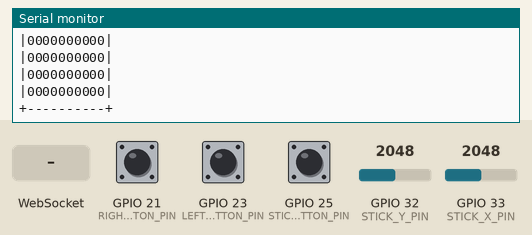
The sketch below on a simulated ESP32. Shown: the last lines printed to the serial monitor. Inputs (shaded band) come from the test bench; at power-on: GPIO 32 (STICK_Y_PIN) = 2048, GPIO 33 (STICK_X_PIN) = 2048, GPIO 25 (STICK_BUTTON_PIN) HIGH, GPIO 21 (RIGHT_BUTTON_PIN) HIGH, GPIO 23 (LEFT_BUTTON_PIN) HIGH. WiFi joins after 1.5 s; servers stay silent unless stated; random numbers use the default seed unless the sketch sets one.

Above: at 2.8 s.
2.9 s: GPIO 32 (STICK_Y_PIN) set to 2866
4.8 s: GPIO 33 (STICK_X_PIN) set to 2866
6.6 s: GPIO 25 (STICK_BUTTON_PIN) pulled LOW for 0.15 s
8.2 s: WebSocket text "1" received
At 8.34 s:
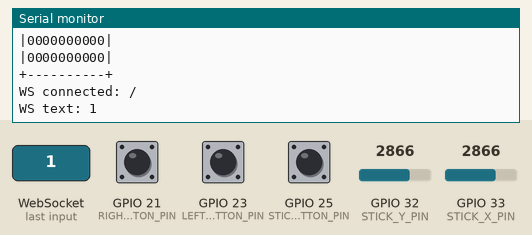
9.7 s: GPIO 32 (STICK_Y_PIN) set to 2047
At 9.81 s:
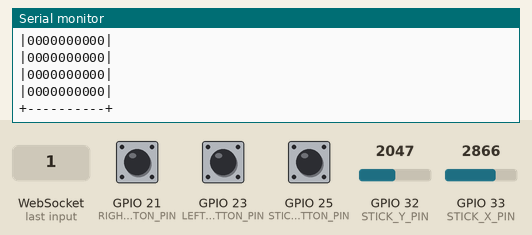
11.6 s: GPIO 33 (STICK_X_PIN) set to 1228
At 14.06 s:
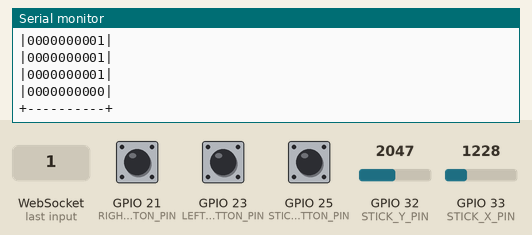
Timing chart, 0 to 14.3 s (numbered marks = the images above; inputs shaded):
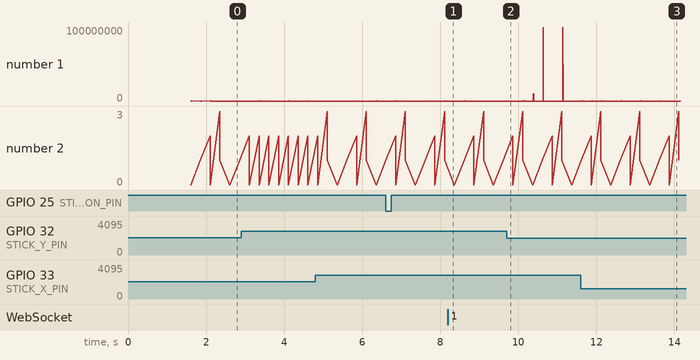

The sketch:

main.ino
```cpp
#include "Control.h"
#include "Game.h"
#include "ServerConnector.h"
#include "types.h"

// Pin assignments: adjust as needed
const int LEFT_BUTTON_PIN = 23;   // Left button
const int RIGHT_BUTTON_PIN = 21;  // Right button
const int STICK_BUTTON_PIN = 25;  // Stick click down

const int STICK_X_PIN = 33;  // L/R = x
const int STICK_Y_PIN = 32;  // U/D = y

// Wi-Fi credentials (set these!)
const char* WIFI_SSID = "MSI 6387";
const char* WIFI_PASSWORD = "53y17C0!";

// WebSocket server settings (match Webserver/server.js)
// Example: ws://192.168.1.100:8080/?code=12345
const char* WS_HOST = "192.168.137.1";  // replace with your PC/server LAN IP
const uint16_t WS_PORT = 8080;
const char* ROOM_CODE = "12345";  // set your room code
const char* wsPath = "/?code=12345";

static void webSocketEvent(WStype_t type, uint8_t* payload, size_t length);

ServerConnector serverConnector(
  WIFI_SSID, WIFI_PASSWORD,
  WS_HOST, WS_PORT, wsPath,
  webSocketEvent);

Controller controller(
  LEFT_BUTTON_PIN,
  RIGHT_BUTTON_PIN,
  STICK_BUTTON_PIN,
  STICK_X_PIN,
  STICK_Y_PIN,
  4095.0f,
  0.15f);

static Game game;

static void webSocketEvent(WStype_t type, uint8_t* payload, size_t length) {
  switch (type) {
    case WStype_CONNECTED:
      Serial.printf("WS connected: %s\n", (const char*)payload);
      break;
    case WStype_TEXT:
      Serial.printf("WS text: %s\n", (const char*)payload);
      // TODO: parse incoming text to control game if desired
      break;
    case WStype_BIN:
      Serial.printf("WS binary: %s\n", (const char*)payload);
      // TODO: parse incoming binary to control game if desired
      break;
    case WStype_DISCONNECTED:
      Serial.println("WS disconnected");
      break;
    default:
      break;
  }
}

void setup() {
  // Initialize serial for debugging/monitoring
  Serial.begin(115200);
  while (!Serial) {
    ;  // Wait for serial port to connect (useful on native USB boards)
  }

  // Build path with required room code and begin WebSocket (ws://)
  serverConnector.init();

  controller.begin();
  game.init();
}

void loop() {
  static unsigned long lastGameUpdate = 0;
  static byte out[GRID_HEIGHT][GRID_WIDTH/2];

  // Keep WebSocket alive
  serverConnector.loop();
  controller.update();

  // Only update game every 250ms
  unsigned long now = millis();
  if (now - lastGameUpdate >= 250) {

    game.Tick(controller);
    game.printGrid();

    // Get current grid and send it
    game.getCompressedGrid(out);

    // Compressed grid packs two cells per byte → GRID_WIDTH/2 bytes per row
    const size_t gridBytes = GRID_HEIGHT * (GRID_WIDTH / 2);
    serverConnector.sendPacket(GAME_STATE_UPDATE, (const uint8_t*)out, gridBytes);

    if (game.scoreChanged) {
      int score = game.getScore();
      uint8_t value = (uint8_t)constrain(score, 0, 255);
      serverConnector.sendPacket(GAME_SCORE_UPDATE, &value, 1);
    }

    if (game.bufferChanged) {
      int buffer = game.getBuffer();
      uint8_t value = (uint8_t)constrain(buffer, 0, 255);
      serverConnector.sendPacket(GAME_BUFFER_UPDATE, &value, 1);
    }

    lastGameUpdate = now;
  }
}
```

Control.cpp
```cpp
#include "Control.h"

Controller::Controller(int leftButtonPin, int rightButtonPin, int stickButtonPin, int stickXPin, int stickYPin, float stickMaxValue, float percentThreshold)
  : leftButtonPin(leftButtonPin),
    rightButtonPin(rightButtonPin),
    stickButtonPin(stickButtonPin),
    stickXPin(stickXPin),
    stickYPin(stickYPin),
    stickMaxValue(stickMaxValue),
    percentThreshold(percentThreshold),
    stickCenterX(0),
    stickCenterY(0),
    leftPressed(false),
    rightPressed(false),
    stickPressed(false),
    lastLeftPressMs(0),
    lastRightPressMs(0),
    lastStickPressMs(0),
    stickX(0),
    stickY(0),
    direction(CENTER) {}

void Controller::begin() {
  pinMode(leftButtonPin, INPUT_PULLUP);
  pinMode(rightButtonPin, INPUT_PULLUP);
  pinMode(stickButtonPin, INPUT_PULLUP);

  delay(100);
  stickCenterX = analogRead(stickXPin);
  stickCenterY = analogRead(stickYPin);
}

void Controller::update() {

  // Read raw button states (active LOW for stick, active HIGH for left/right per original code)
  bool rawLeft = (digitalRead(leftButtonPin) == HIGH);
  bool rawRight = (digitalRead(rightButtonPin) == HIGH);
  bool rawStick = (digitalRead(stickButtonPin) == LOW);

  unsigned long now = millis();

  // Left button cooldown
  if (rawLeft && (now - lastLeftPressMs >= debounceMs)) {
    leftPressed = true;
    lastLeftPressMs = now;
  }

  // Right button cooldown
  if (rawRight && (now - lastRightPressMs >= debounceMs)) {
    rightPressed = true;
    lastRightPressMs = now;
  }

  // Stick button cooldown
  if (rawStick && (now - lastStickPressMs >= debounceMs)) {
    stickPressed = true;
    lastStickPressMs = now;
  }

  stickX = analogRead(stickXPin);
  stickY = analogRead(stickYPin);
  direction = decodeStickDirection(stickX, stickY);
}


bool Controller::isLeftPressed() {
  if (leftPressed) {
    leftPressed = false;
    return true;
  }
  return false;
}

bool Controller::isRightPressed() {
  if (rightPressed) {
    rightPressed = false;
    return true;
  }
  return false;
}

bool Controller::isStickPressed() {
  if (stickPressed) {
    stickPressed = false;
    return true;
  }
  return false;
}

inline StickDirection Controller::decodeStickDirection(int x, int y) const {
  int left_threshold = stickCenterX + (stickMaxValue - stickCenterX) * percentThreshold;
  int right_threshold = stickCenterX - (stickCenterX * percentThreshold);
  int up_threshold = stickCenterY - (stickCenterY * percentThreshold);
  int down_threshold = stickCenterY + (stickMaxValue - stickCenterY) * percentThreshold;

  bool left = x > left_threshold;
  bool right = x < right_threshold;
  bool up = y < up_threshold;
  bool down = y > down_threshold;

  if (up) {
    if (left) return UP_LEFT;
    if (right) return UP_RIGHT;
    return UP;
  }
  if (down) {
    if (left) return DOWN_LEFT;
    if (right) return DOWN_RIGHT;
    return DOWN;
  }
  if (left) return LEFT;
  if (right) return RIGHT;
  return CENTER;
}
```

Control.h
```cpp
#ifndef CONTROL_H
#define CONTROL_H

#include <Arduino.h>
#include "types.h"


class Controller {
public:
  Controller(int leftButtonPin, int rightButtonPin, int stickButtonPin, int stickXPin, int stickYPin, float stickMaxValue = 4095.0f, float percentThreshold = 0.15f);

  void begin();
  void update();
  bool isLeftPressed();
  bool isRightPressed();
  bool isStickPressed();
  int getStickX() const { return stickX; }
  int getStickY() const { return stickY; }
  StickDirection getDirection() const { return direction; }

private:
  StickDirection decodeStickDirection(int x, int y) const;

  const int leftButtonPin;
  const int rightButtonPin;
  const int stickButtonPin;
  const int stickXPin;
  const int stickYPin;

  const float stickMaxValue;
  const float percentThreshold;

  int stickCenterX;
  int stickCenterY;

  bool leftPressed;
  bool rightPressed;
  bool stickPressed;
  unsigned long lastLeftPressMs;
  unsigned long lastRightPressMs;
  unsigned long lastStickPressMs;
  const unsigned long debounceMs = 500; // cooldown per button press
  int stickX;
  int stickY;
  StickDirection direction;
};

#endif // CONTROL_H
```

Game.cpp
```cpp
#include "Game.h"
#include "shapes.h"
#include "Control.h"

bool Game::checkCollision(int shape, int rotation, int x, int y) {
  for (int i = 0; i < 4; i++) {
    for (int j = 0; j < 4; j++) {
      if (!tetrominoes[shape][rotation][i][j]) {
        continue;
      }

      int gridX = x + j;
      int gridY = y + i;

      if (gridX < 0 || gridX >= GRID_WIDTH || gridY < 0 || gridY >= GRID_HEIGHT) {
        return true;
      }
      if (grid[gridY][gridX]) {
        return true;
      }
    }
  }

  return false;
}

void Game::init() {
  this->reset();
  this->gameOver = false;
}

void Game::reset() {
  for (int i = 0; i < GRID_HEIGHT; i++) {
    for (int j = 0; j < GRID_WIDTH; j++) {
      grid[i][j] = 0;
    }
  }

  currentTetromino = random(0, 7);
  currentRotation = 0;
  currentX = 3;
  currentY = 0;

  updateScore(0);

  buffer = 255;
  bufferChanged = true;
  gameOver = false;
}

void Game::moveDown() {
  if (!checkCollision(currentTetromino, currentRotation, currentX, currentY + 1)) {
    currentY++;
    return;
  }

  for (int i = 0; i < 4; i++) {
    for (int j = 0; j < 4; j++) {
      if (tetrominoes[currentTetromino][currentRotation][i][j]) {
        int gridX = currentX + j;
        int gridY = currentY + i;
        grid[gridY][gridX] = currentTetromino + 1;
      }
    }
  }

  currentX = 3;
  currentY = 0;
  currentTetromino = random(0, 7);
  currentRotation = 0;

  if(checkCollision(currentTetromino, currentRotation, currentX, currentY)) {
    this->gameOver = true;
  }
}

void Game::moveLeft() {
  if (!checkCollision(currentTetromino, currentRotation, currentX - 1, currentY)) {
    currentX--;
  }
}

void Game::moveRight() {
  if (!checkCollision(currentTetromino, currentRotation, currentX + 1, currentY)) {
    currentX++;
  }
}

bool Game::tryApplyRotation(int targetRotation) {
  if (!checkCollision(currentTetromino, targetRotation, currentX, currentY)) {
    currentRotation = targetRotation;
    return true;
  }

  int kicks[4] = { -1, 1, -2, 2 };
  for (int k = 0; k < 4; k++) {
    int dx = kicks[k];
    if (!checkCollision(currentTetromino, targetRotation, currentX + dx, currentY)) {
      currentX += dx;
      currentRotation = targetRotation;
      return true;
    }
  }
  return false;
}

void Game::rotateLeft() {
  int target = currentRotation - 1;
  if (target < 0) {
    target = 3;
  }
  tryApplyRotation(target);
}

void Game::rotateRight() {
  int target = currentRotation + 1;
  if (target > 3) {
    target = 0;
  }
  tryApplyRotation(target);
}

void Game::checkLines() {
  int linesCleared = 0;
  for (int i = 0; i < GRID_HEIGHT; i++) {
    bool full = true;
    for (int j = 0; j < GRID_WIDTH; j++) {
      if (grid[i][j] == 0) {
        full = false;
        break;
      }
    }

    if (full) {
      for (int r = i; r >= 0; r--) {
        for (int c = 0; c < GRID_WIDTH; c++) {
          grid[r][c] = (r == 0) ? 0 : grid[r - 1][c];
        }
      }
      linesCleared++;
    }
  }
  if(linesCleared){
    this->updateScore(this->score + linesCleared);
  }
}

void Game::printGrid() {

  // Header block with score and buffered tetromino preview
  Serial.print('+');
  for (int j = 0; j < GRID_WIDTH; j++) Serial.print('-');
  Serial.println('+');

  // Line with score and buffer label
  Serial.print('|');
  String header = String("Score: ") + String(this->score) + String("  Buf:");
  for (int j = 0; j < GRID_WIDTH; j++) {
    if (j < header.length()) {
      Serial.print(header[j]);
    } else {
      Serial.print(' ');
    }
  }
  Serial.println('|');

  // 4x4 preview for buffered tetromino at rotation 0
  for (int i = 0; i < 4; i++) {
    Serial.print('|');
    for (int j = 0; j < GRID_WIDTH; j++) {
      char ch = ' ';
      if (j < 4) {
        if (this->buffer != -1 && tetrominoes[this->buffer][0][i][j]) {
          ch = '#';
        }
      }
      Serial.print(ch);
    }
    Serial.println('|');
  }

  Serial.print('+');
  for (int j = 0; j < GRID_WIDTH; j++) Serial.print('-');
  Serial.println('+');

  // Actual grid below the header block
  byte tempGrid[GRID_HEIGHT][GRID_WIDTH];
  this->getGrid(tempGrid);

  Serial.print('+');
  for (int j = 0; j < GRID_WIDTH; j++) Serial.print('-');
  Serial.println('+');
  for (int i = 0; i < GRID_HEIGHT; i++) {
    Serial.print('|');
    for (int j = 0; j < GRID_WIDTH; j++) Serial.print(tempGrid[i][j]);
    Serial.println('|');
  }
  Serial.print('+');
  for (int j = 0; j < GRID_WIDTH; j++) Serial.print('-');
  Serial.println('+');
  Serial.println();
}

void Game::getGrid(byte outGrid[GRID_HEIGHT][GRID_WIDTH]) const {
  for (int i = 0; i < GRID_HEIGHT; i++) {
    for (int j = 0; j < GRID_WIDTH; j++) {
      outGrid[i][j] = grid[i][j];
    }
  }

  // Overlay active piece
  for (int i = 0; i < 4; i++) {
    for (int j = 0; j < 4; j++) {
      if (!tetrominoes[currentTetromino][currentRotation][i][j]) continue;
      int gridX = currentX + j;
      int gridY = currentY + i;
      if (gridX < 0 || gridX >= GRID_WIDTH || gridY < 0 || gridY >= GRID_HEIGHT) continue;
      outGrid[gridY][gridX] = currentTetromino + 1;
    }
  }
}

void Game::getCompressedGrid(byte outGrid[GRID_HEIGHT][GRID_WIDTH/2]) const {
  byte tmpGrid[GRID_HEIGHT][GRID_WIDTH];
  this->getGrid(tmpGrid);
  for (int i = 0; i < GRID_HEIGHT; i++) {
    for (int j = 0; j < GRID_WIDTH; j+=2) {
      outGrid[i][j/2] = tmpGrid[i][j+1] << 4 | tmpGrid[i][j];
    }
  }
}


void Game::Tick(Controller& controller) {
  Serial.println(gameTickTime);
  Serial.println(gameTickTime % 2);
  if (this->gameOver) {
    if (controller.isStickPressed() || controller.isLeftPressed() || controller.isRightPressed()) {
      this->reset();
    }
    return;
  }
// Check for left press
if (controller.isLeftPressed()) {
  Serial.println("Rotate left");
  this->rotateLeft();
}

// Check for right press
if (controller.isRightPressed()) {
  Serial.println("Rotate right");
  this->rotateRight();
}

// Check for stick press
if (controller.isStickPressed()) {
  Serial.println("Stick pressed");
  this->swapBuffer();
}

// Get direction
StickDirection direction = controller.getDirection();
if (direction != CENTER) {
  Serial.println(StickDirectionStr[direction]);
}

// Move tetromino
switch (direction) {
  case DOWN:
    this->moveDown();
    break;
  case LEFT:
    this->moveLeft();
    break;
  case RIGHT:
    this->moveRight();
    break;
  default:
    break;
}

// Ticks per drop
if (this->gameTickTime >= 3) {
  this->moveDown();
  gameTickTime = 0;
} else {
  if(direction != DOWN) {
    this->gameTickTime++;
  }
}
this->checkLines();
}

void Game::updateScore(int newScore) {
  this->score = newScore;
  this->scoreChanged = true;
}

void Game::swapBuffer() {
  // Only allow swapping near the top to avoid invalid placements
  if (this->currentY > 2)
    return;

  if (this->buffer == -1) {
    this->buffer = random(0, 7);
  }
  // Swap current tetromino with buffer
  int oldTetromino = this->currentTetromino;
  this->currentTetromino = this->buffer;
  this->buffer = oldTetromino;

  // If the swap causes a collision, revert it
  if (checkCollision(this->currentTetromino, this->currentRotation, this->currentX, this->currentY)) {
    int tmp = this->currentTetromino;
    this->currentTetromino = this->buffer;
    this->buffer = tmp;
    return;
  }

  this->bufferChanged = true;
}
```

Game.h
```cpp
#ifndef GAME_H
#define GAME_H

#define GRID_WIDTH 10
#define GRID_HEIGHT 22

#include <Arduino.h>
#include "Control.h"

class Game {
public:
  // Lifecycle
  void init();
  bool gameOver = false;

  // Debug/diagnostic printing to Serial
  void printGrid();

  void Tick(Controller& controller);
  void reset();

  // Copy current grid (including active piece) into outGrid
  void getGrid(byte outGrid[GRID_HEIGHT][GRID_WIDTH]) const;
  void getCompressedGrid(byte outGrid[GRID_HEIGHT][GRID_WIDTH/2]) const ;

  bool scoreChanged = true;
  int getScore(){
    scoreChanged = false;
    return score;
  };

  bool bufferChanged = true;
  int getBuffer() {
    bufferChanged = false;
    return buffer;
  };

private:
  // Piece movement and rotation
  void moveDown();
  void moveLeft();
  void moveRight();
  void rotateLeft();
  void rotateRight();

  // Game state and logic
  void updateScore(int newScore);
  void swapBuffer();
  void checkLines();

  // Collision and rotation helpers
  bool checkCollision(int shape, int rotation, int x, int y);
  bool tryApplyRotation(int targetRotation);

  // Game data
  byte grid[GRID_HEIGHT][GRID_WIDTH] = {};
  int currentTetromino = 0;
  int currentRotation = 0;
  int currentX = 3;
  int currentY = 0;
  int gameTickTime = 0;
  int score = 0;
  int buffer = -1;
};

#endif // GAME_H
```

ServerConnector.cpp
```cpp
#include "ServerConnector.h"
#include <WiFi.h>

ServerConnector::ServerConnector(const char* wifiSSID, const char* wifiPassword, const char* host, uint16_t port, const char* path, void (*callback)(WStype_t type, uint8_t* payload, size_t length))
    : wifiSSID(wifiSSID), wifiPassword(wifiPassword), host(host), port(port), path(path), callback(callback) {}

void ServerConnector::init() {
    WiFi.mode(WIFI_STA);
    WiFi.begin(wifiSSID, wifiPassword);
    Serial.print("Connecting WiFi");
    while (WiFi.status() != WL_CONNECTED) {
        delay(250);
        Serial.print(".");
    }
    Serial.print("\nWiFi connected, IP: ");
    Serial.println(WiFi.localIP());

    webSocket.begin(host, port, path);
    webSocket.onEvent(callback);

    webSocket.setReconnectInterval(5000);    // auto-reconnect every 5s
    webSocket.enableHeartbeat(15000, 3000, 2); // ping every 15s

}

void ServerConnector::sendData(const uint8_t* data, size_t length) {
    webSocket.sendBIN(data, length);
}

void ServerConnector::sendPacket(PacketType type, const uint8_t* data, size_t length) {
    uint8_t* packet = (uint8_t*)malloc(length + 1);
    if (!packet) {
        return;
    }
    packet[0] = (uint8_t)type;
    if (data && length > 0) {
        memcpy(packet + 1, data, length);
    }
    webSocket.sendBIN(packet, length + 1);
    free(packet);
}

void ServerConnector::loop(){
    webSocket.loop();
}

void ServerConnector::disconnect(){
    webSocket.disconnect();
}
```

ServerConnector.h
```cpp
#ifndef SERVERCONNECTOR_H
#define SERVERCONNECTOR_H

#include <Arduino.h>
#include <WebSocketsClient.h>
#include "types.h"

class ServerConnector {
private:
    WebSocketsClient webSocket;
    const char* wifiSSID;
    const char* wifiPassword;
    const char* host;
    uint16_t port;
    const char* path;
    void (*callback)(WStype_t type, uint8_t* payload, size_t length);
public:
    ServerConnector(const char* wifiSSID, const char* wifiPassword, const char* host, uint16_t port, const char* path, void (*callback)(WStype_t type, uint8_t* payload, size_t length));
    void init();
    void loop();
    void disconnect();
    void sendData(const uint8_t* data, size_t length);
    void sendPacket(PacketType type, const uint8_t* data, size_t length);
};

#endif
```

Source omitted: shapes.h (data table, 2658 bytes), types.h (641 bytes)

Measured:
- after the input at 8.2 s, the serial monitor: prints a new line at once (image 1)
- after the input at 11.6 s, the serial monitor: prints a new line at once (image 3)
